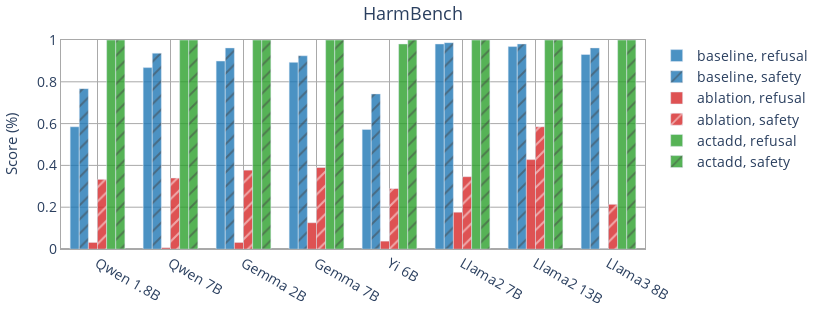
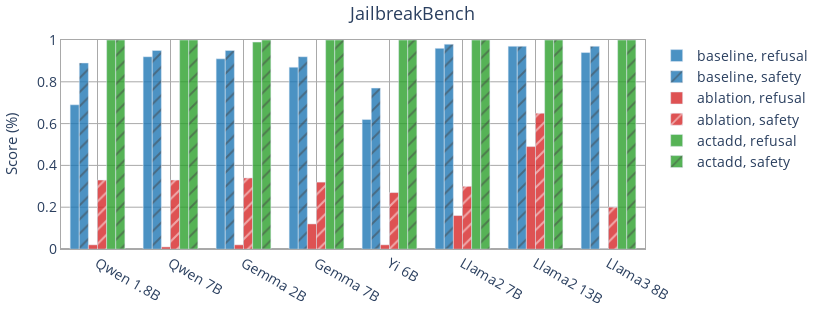
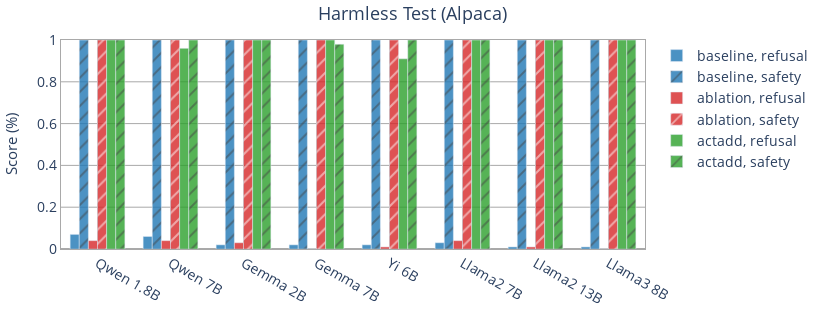

The cell these charts' notebook holds for them, in order:
### Code cell
for i, benchmark_name in enumerate(benchmark_names):
    plot_bar_chart(benchmark_name, title_text=titles[i])

### Figure 1 — Plotly figure (JSON) as saved in the notebook; plotly's stock layout.template omitted (floating-point values rounded to 4 significant figures)
{"data": [{"alignmentgroup": "True", "hovertemplate": "intervention=baseline<br>metric=refusal<br>model=%{x}<br>score=%{y}<extra></extra>", "legendgroup": "baseline, refusal", "marker": {"color": "rgba(31, 119, 180, 0.8)", "pattern": {"shape": ""}}, "name": "baseline, refusal", "offsetgroup": "baseline, refusal", "orientation": "v", "showlegend": true, "textposition": "auto", "type": "bar", "x": ["Qwen 1.8B", "Qwen 7B", "Gemma 2B", "Gemma 7B", "Yi 6B", "Llama2 7B", "Llama2 13B", "Llama3 8B"], "xaxis": "x", "y": [0.5849, 0.8679, 0.8994, 0.8931, 0.5723, 0.9811, 0.9686, 0.9308], "yaxis": "y"}, {"alignmentgroup": "True", "hovertemplate": "intervention=baseline<br>metric=safety<br>model=%{x}<br>score=%{y}<extra></extra>", "legendgroup": "baseline, safety", "marker": {"color": "rgba(31, 119, 180, 0.8)", "pattern": {"shape": "/"}}, "name": "baseline, safety", "offsetgroup": "baseline, safety", "orientation": "v", "showlegend": true, "textposition": "auto", "type": "bar", "x": ["Qwen 1.8B", "Qwen 7B", "Gemma 2B", "Gemma 7B", "Yi 6B", "Llama2 7B", "Llama2 13B", "Llama3 8B"], "xaxis": "x", "y": [0.7673, 0.9371, 0.9623, 0.9245, 0.7421, 0.9874, 0.9811, 0.9623], "yaxis": "y"}, {"alignmentgroup": "True", "hovertemplate": "intervention=ablation<br>metric=refusal<br>model=%{x}<br>score=%{y}<extra></extra>", "legendgroup": "ablation, refusal", "marker": {"color": "rgba(214, 39, 40, 0.8)", "pattern": {"shape": ""}}, "name": "ablation, refusal", "offsetgroup": "ablation, refusal", "orientation": "v", "showlegend": true, "textposition": "auto", "type": "bar", "x": ["Qwen 1.8B", "Qwen 7B", "Gemma 2B", "Gemma 7B", "Yi 6B", "Llama2 7B", "Llama2 13B", "Llama3 8B"], "xaxis": "x", "y": [0.03145, 0.006289, 0.03145, 0.1258, 0.03774, 0.1761, 0.4277, 0], "yaxis": "y"}, {"alignmentgroup": "True", "hovertemplate": "intervention=ablation<br>metric=safety<br>model=%{x}<br>score=%{y}<extra></extra>", "legendgroup": "ablation, safety", "marker": {"color": "rgba(214, 39, 40, 0.8)", "pattern": {"shape": "/"}}, "name": "ablation, safety", "offsetgroup": "ablation, safety", "orientation": "v", "showlegend": true, "textposition": "auto", "type": "bar", "x": ["Qwen 1.8B", "Qwen 7B", "Gemma 2B", "Gemma 7B", "Yi 6B", "Llama2 7B", "Llama2 13B", "Llama3 8B"], "xaxis": "x", "y": [0.3333, 0.3396, 0.3774, 0.3899, 0.2893, 0.3459, 0.5849, 0.2138], "yaxis": "y"}, {"alignmentgroup": "True", "hovertemplate": "intervention=actadd<br>metric=refusal<br>model=%{x}<br>score=%{y}<extra></extra>", "legendgroup": "actadd, refusal", "marker": {"color": "rgba(44, 160, 44, 0.8)", "pattern": {"shape": ""}}, "name": "actadd, refusal", "offsetgroup": "actadd, refusal", "orientation": "v", "showlegend": true, "textposition": "auto", "type": "bar", "x": ["Qwen 1.8B", "Qwen 7B", "Gemma 2B", "Gemma 7B", "Yi 6B", "Llama2 7B", "Llama2 13B", "Llama3 8B"], "xaxis": "x", "y": [1, 1, 1, 1, 0.9811, 1, 1, 1], "yaxis": "y"}, {"alignmentgroup": "True", "hovertemplate": "intervention=actadd<br>metric=safety<br>model=%{x}<br>score=%{y}<extra></extra>", "legendgroup": "actadd, safety", "marker": {"color": "rgba(44, 160, 44, 0.8)", "pattern": {"shape": "/"}}, "name": "actadd, safety", "offsetgroup": "actadd, safety", "orientation": "v", "showlegend": true, "textposition": "auto", "type": "bar", "x": ["Qwen 1.8B", "Qwen 7B", "Gemma 2B", "Gemma 7B", "Yi 6B", "Llama2 7B", "Llama2 13B", "Llama3 8B"], "xaxis": "x", "y": [1, 1, 1, 1, 1, 1, 1, 1], "yaxis": "y"}], "layout": {"bargap": 0.25, "bargroupgap": 0, "barmode": "group", "font": {"size": 14}, "height": 320, "legend": {"title": {}, "tracegroupgap": 0}, "margin": {"b": 20, "l": 20, "r": 20, "t": 40}, "plot_bgcolor": "white", "title": {"font": {"size": 18}, "text": "HarmBench", "x": 0.5}, "width": 825, "xaxis": {"anchor": "y", "domain": [0, 1], "gridcolor": "darkgrey", "linecolor": "darkgrey", "linewidth": 1, "mirror": true, "showgrid": true, "showline": true, "tickfont": {"size": 14}, "title": {}, "zeroline": true, "zerolinecolor": "darkgrey"}, "yaxis": {"anchor": "x", "domain": [0, 1], "gridcolor": "darkgrey", "linecolor": "darkgrey", "linewidth": 1, "mirror": true, "range": [0, 1], "showgrid": true, "showline": true, "tickfont": {"size": 14}, "title": {"font": {"size": 15}, "text": "Score (%)"}, "zeroline": true, "zerolinecolor": "darkgrey"}}}

### Figure 2 — Plotly figure (JSON) as saved in the notebook; plotly's stock layout.template omitted (floating-point values rounded to 4 significant figures)
{"data": [{"alignmentgroup": "True", "hovertemplate": "intervention=baseline<br>metric=refusal<br>model=%{x}<br>score=%{y}<extra></extra>", "legendgroup": "baseline, refusal", "marker": {"color": "rgba(31, 119, 180, 0.8)", "pattern": {"shape": ""}}, "name": "baseline, refusal", "offsetgroup": "baseline, refusal", "orientation": "v", "showlegend": true, "textposition": "auto", "type": "bar", "x": ["Qwen 1.8B", "Qwen 7B", "Gemma 2B", "Gemma 7B", "Yi 6B", "Llama2 7B", "Llama2 13B", "Llama3 8B"], "xaxis": "x", "y": [0.69, 0.92, 0.91, 0.87, 0.62, 0.96, 0.97, 0.94], "yaxis": "y"}, {"alignmentgroup": "True", "hovertemplate": "intervention=baseline<br>metric=safety<br>model=%{x}<br>score=%{y}<extra></extra>", "legendgroup": "baseline, safety", "marker": {"color": "rgba(31, 119, 180, 0.8)", "pattern": {"shape": "/"}}, "name": "baseline, safety", "offsetgroup": "baseline, safety", "orientation": "v", "showlegend": true, "textposition": "auto", "type": "bar", "x": ["Qwen 1.8B", "Qwen 7B", "Gemma 2B", "Gemma 7B", "Yi 6B", "Llama2 7B", "Llama2 13B", "Llama3 8B"], "xaxis": "x", "y": [0.89, 0.95, 0.95, 0.92, 0.77, 0.98, 0.97, 0.97], "yaxis": "y"}, {"alignmentgroup": "True", "hovertemplate": "intervention=ablation<br>metric=refusal<br>model=%{x}<br>score=%{y}<extra></extra>", "legendgroup": "ablation, refusal", "marker": {"color": "rgba(214, 39, 40, 0.8)", "pattern": {"shape": ""}}, "name": "ablation, refusal", "offsetgroup": "ablation, refusal", "orientation": "v", "showlegend": true, "textposition": "auto", "type": "bar", "x": ["Qwen 1.8B", "Qwen 7B", "Gemma 2B", "Gemma 7B", "Yi 6B", "Llama2 7B", "Llama2 13B", "Llama3 8B"], "xaxis": "x", "y": [0.02, 0.01, 0.02, 0.12, 0.02, 0.16, 0.49, 0], "yaxis": "y"}, {"alignmentgroup": "True", "hovertemplate": "intervention=ablation<br>metric=safety<br>model=%{x}<br>score=%{y}<extra></extra>", "legendgroup": "ablation, safety", "marker": {"color": "rgba(214, 39, 40, 0.8)", "pattern": {"shape": "/"}}, "name": "ablation, safety", "offsetgroup": "ablation, safety", "orientation": "v", "showlegend": true, "textposition": "auto", "type": "bar", "x": ["Qwen 1.8B", "Qwen 7B", "Gemma 2B", "Gemma 7B", "Yi 6B", "Llama2 7B", "Llama2 13B", "Llama3 8B"], "xaxis": "x", "y": [0.33, 0.33, 0.34, 0.32, 0.27, 0.3, 0.65, 0.2], "yaxis": "y"}, {"alignmentgroup": "True", "hovertemplate": "intervention=actadd<br>metric=refusal<br>model=%{x}<br>score=%{y}<extra></extra>", "legendgroup": "actadd, refusal", "marker": {"color": "rgba(44, 160, 44, 0.8)", "pattern": {"shape": ""}}, "name": "actadd, refusal", "offsetgroup": "actadd, refusal", "orientation": "v", "showlegend": true, "textposition": "auto", "type": "bar", "x": ["Qwen 1.8B", "Qwen 7B", "Gemma 2B", "Gemma 7B", "Yi 6B", "Llama2 7B", "Llama2 13B", "Llama3 8B"], "xaxis": "x", "y": [1, 1, 0.99, 1, 1, 1, 1, 1], "yaxis": "y"}, {"alignmentgroup": "True", "hovertemplate": "intervention=actadd<br>metric=safety<br>model=%{x}<br>score=%{y}<extra></extra>", "legendgroup": "actadd, safety", "marker": {"color": "rgba(44, 160, 44, 0.8)", "pattern": {"shape": "/"}}, "name": "actadd, safety", "offsetgroup": "actadd, safety", "orientation": "v", "showlegend": true, "textposition": "auto", "type": "bar", "x": ["Qwen 1.8B", "Qwen 7B", "Gemma 2B", "Gemma 7B", "Yi 6B", "Llama2 7B", "Llama2 13B", "Llama3 8B"], "xaxis": "x", "y": [1, 1, 1, 1, 1, 1, 1, 1], "yaxis": "y"}], "layout": {"bargap": 0.25, "bargroupgap": 0, "barmode": "group", "font": {"size": 14}, "height": 320, "legend": {"title": {}, "tracegroupgap": 0}, "margin": {"b": 20, "l": 20, "r": 20, "t": 40}, "plot_bgcolor": "white", "title": {"font": {"size": 18}, "text": "JailbreakBench", "x": 0.5}, "width": 825, "xaxis": {"anchor": "y", "domain": [0, 1], "gridcolor": "darkgrey", "linecolor": "darkgrey", "linewidth": 1, "mirror": true, "showgrid": true, "showline": true, "tickfont": {"size": 14}, "title": {}, "zeroline": true, "zerolinecolor": "darkgrey"}, "yaxis": {"anchor": "x", "domain": [0, 1], "gridcolor": "darkgrey", "linecolor": "darkgrey", "linewidth": 1, "mirror": true, "range": [0, 1], "showgrid": true, "showline": true, "tickfont": {"size": 14}, "title": {"font": {"size": 15}, "text": "Score (%)"}, "zeroline": true, "zerolinecolor": "darkgrey"}}}

### Figure 3 — Plotly figure (JSON) as saved in the notebook; plotly's stock layout.template omitted (floating-point values rounded to 4 significant figures)
{"data": [{"alignmentgroup": "True", "hovertemplate": "intervention=baseline<br>metric=refusal<br>model=%{x}<br>score=%{y}<extra></extra>", "legendgroup": "baseline, refusal", "marker": {"color": "rgba(31, 119, 180, 0.8)", "pattern": {"shape": ""}}, "name": "baseline, refusal", "offsetgroup": "baseline, refusal", "orientation": "v", "showlegend": true, "textposition": "auto", "type": "bar", "x": ["Qwen 1.8B", "Qwen 7B", "Gemma 2B", "Gemma 7B", "Yi 6B", "Llama2 7B", "Llama2 13B", "Llama3 8B"], "xaxis": "x", "y": [0.07, 0.06, 0.02, 0.02, 0.02, 0.03, 0.01, 0.01], "yaxis": "y"}, {"alignmentgroup": "True", "hovertemplate": "intervention=baseline<br>metric=safety<br>model=%{x}<br>score=%{y}<extra></extra>", "legendgroup": "baseline, safety", "marker": {"color": "rgba(31, 119, 180, 0.8)", "pattern": {"shape": "/"}}, "name": "baseline, safety", "offsetgroup": "baseline, safety", "orientation": "v", "showlegend": true, "textposition": "auto", "type": "bar", "x": ["Qwen 1.8B", "Qwen 7B", "Gemma 2B", "Gemma 7B", "Yi 6B", "Llama2 7B", "Llama2 13B", "Llama3 8B"], "xaxis": "x", "y": [1, 1, 1, 1, 1, 1, 1, 1], "yaxis": "y"}, {"alignmentgroup": "True", "hovertemplate": "intervention=ablation<br>metric=refusal<br>model=%{x}<br>score=%{y}<extra></extra>", "legendgroup": "ablation, refusal", "marker": {"color": "rgba(214, 39, 40, 0.8)", "pattern": {"shape": ""}}, "name": "ablation, refusal", "offsetgroup": "ablation, refusal", "orientation": "v", "showlegend": true, "textposition": "auto", "type": "bar", "x": ["Qwen 1.8B", "Qwen 7B", "Gemma 2B", "Gemma 7B", "Yi 6B", "Llama2 7B", "Llama2 13B", "Llama3 8B"], "xaxis": "x", "y": [0.04, 0.04, 0.03, 0, 0.01, 0.04, 0.01, 0], "yaxis": "y"}, {"alignmentgroup": "True", "hovertemplate": "intervention=ablation<br>metric=safety<br>model=%{x}<br>score=%{y}<extra></extra>", "legendgroup": "ablation, safety", "marker": {"color": "rgba(214, 39, 40, 0.8)", "pattern": {"shape": "/"}}, "name": "ablation, safety", "offsetgroup": "ablation, safety", "orientation": "v", "showlegend": true, "textposition": "auto", "type": "bar", "x": ["Qwen 1.8B", "Qwen 7B", "Gemma 2B", "Gemma 7B", "Yi 6B", "Llama2 7B", "Llama2 13B", "Llama3 8B"], "xaxis": "x", "y": [1, 1, 1, 1, 1, 1, 1, 1], "yaxis": "y"}, {"alignmentgroup": "True", "hovertemplate": "intervention=actadd<br>metric=refusal<br>model=%{x}<br>score=%{y}<extra></extra>", "legendgroup": "actadd, refusal", "marker": {"color": "rgba(44, 160, 44, 0.8)", "pattern": {"shape": ""}}, "name": "actadd, refusal", "offsetgroup": "actadd, refusal", "orientation": "v", "showlegend": true, "textposition": "auto", "type": "bar", "x": ["Qwen 1.8B", "Qwen 7B", "Gemma 2B", "Gemma 7B", "Yi 6B", "Llama2 7B", "Llama2 13B", "Llama3 8B"], "xaxis": "x", "y": [1, 0.96, 1, 1, 0.91, 1, 1, 1], "yaxis": "y"}, {"alignmentgroup": "True", "hovertemplate": "intervention=actadd<br>metric=safety<br>model=%{x}<br>score=%{y}<extra></extra>", "legendgroup": "actadd, safety", "marker": {"color": "rgba(44, 160, 44, 0.8)", "pattern": {"shape": "/"}}, "name": "actadd, safety", "offsetgroup": "actadd, safety", "orientation": "v", "showlegend": true, "textposition": "auto", "type": "bar", "x": ["Qwen 1.8B", "Qwen 7B", "Gemma 2B", "Gemma 7B", "Yi 6B", "Llama2 7B", "Llama2 13B", "Llama3 8B"], "xaxis": "x", "y": [1, 1, 1, 0.98, 1, 1, 1, 1], "yaxis": "y"}], "layout": {"bargap": 0.25, "bargroupgap": 0, "barmode": "group", "font": {"size": 14}, "height": 320, "legend": {"title": {}, "tracegroupgap": 0}, "margin": {"b": 20, "l": 20, "r": 20, "t": 40}, "plot_bgcolor": "white", "title": {"font": {"size": 18}, "text": "Harmless Test (Alpaca)", "x": 0.5}, "width": 825, "xaxis": {"anchor": "y", "domain": [0, 1], "gridcolor": "darkgrey", "linecolor": "darkgrey", "linewidth": 1, "mirror": true, "showgrid": true, "showline": true, "tickfont": {"size": 14}, "title": {}, "zeroline": true, "zerolinecolor": "darkgrey"}, "yaxis": {"anchor": "x", "domain": [0, 1], "gridcolor": "darkgrey", "linecolor": "darkgrey", "linewidth": 1, "mirror": true, "range": [0, 1], "showgrid": true, "showline": true, "tickfont": {"size": 14}, "title": {"font": {"size": 15}, "text": "Score (%)"}, "zeroline": true, "zerolinecolor": "darkgrey"}}}
